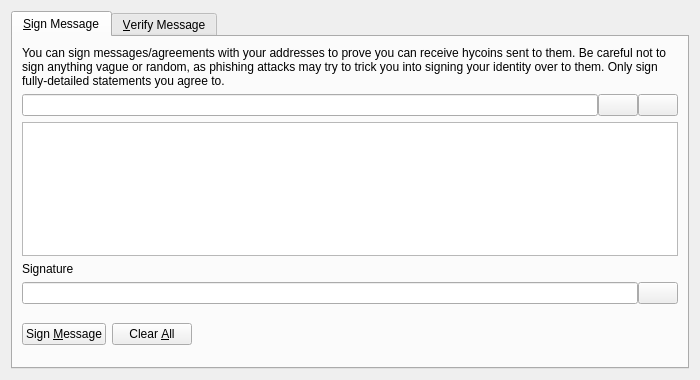
<?xml version="1.0" encoding="UTF-8"?>
<ui version="4.0">
 <class>SignVerifyMessageDialog</class>
 <widget class="QDialog" name="SignVerifyMessageDialog">
  <property name="geometry">
   <rect>
    <x>0</x>
    <y>0</y>
    <width>700</width>
    <height>380</height>
   </rect>
  </property>
  <property name="windowTitle">
   <string>Signatures - Sign / Verify a Message</string>
  </property>
  <property name="modal">
   <bool>true</bool>
  </property>
  <layout class="QVBoxLayout" name="verticalLayout">
   <item>
    <widget class="QTabWidget" name="tabWidget">
     <property name="currentIndex">
      <number>0</number>
     </property>
     <widget class="QWidget" name="tabSignMessage">
      <attribute name="title">
       <string>&amp;Sign Message</string>
      </attribute>
      <layout class="QVBoxLayout" name="verticalLayout_SM">
       <item>
        <widget class="QLabel" name="infoLabel_SM">
         <property name="text">
          <string>You can sign messages/agreements with your addresses to prove you can receive hycoins sent to them. Be careful not to sign anything vague or random, as phishing attacks may try to trick you into signing your identity over to them. Only sign fully-detailed statements you agree to.</string>
         </property>
         <property name="textFormat">
          <enum>Qt::PlainText</enum>
         </property>
         <property name="wordWrap">
          <bool>true</bool>
         </property>
        </widget>
       </item>
       <item>
        <layout class="QHBoxLayout" name="horizontalLayout_1_SM">
         <property name="spacing">
          <number>0</number>
         </property>
         <item>
          <widget class="QValidatedLineEdit" name="addressIn_SM">
           <property name="toolTip">
            <string>The Hycoin address to sign the message with</string>
           </property>
          </widget>
         </item>
         <item>
          <widget class="QPushButton" name="addressBookButton_SM">
           <property name="toolTip">
            <string>Choose previously used address</string>
           </property>
           <property name="text">
            <string/>
           </property>
           <property name="icon">
            <iconset resource="../hycoin.qrc">
             <normaloff>:/icons/address-book</normaloff>:/icons/address-book</iconset>
           </property>
           <property name="shortcut">
            <string>Alt+A</string>
           </property>
           <property name="autoDefault">
            <bool>false</bool>
           </property>
          </widget>
         </item>
         <item>
          <widget class="QPushButton" name="pasteButton_SM">
           <property name="toolTip">
            <string>Paste address from clipboard</string>
           </property>
           <property name="text">
            <string/>
           </property>
           <property name="icon">
            <iconset resource="../hycoin.qrc">
             <normaloff>:/icons/editpaste</normaloff>:/icons/editpaste</iconset>
           </property>
           <property name="shortcut">
            <string>Alt+P</string>
           </property>
           <property name="autoDefault">
            <bool>false</bool>
           </property>
          </widget>
         </item>
        </layout>
       </item>
       <item>
        <widget class="QPlainTextEdit" name="messageIn_SM">
         <property name="toolTip">
          <string>Enter the message you want to sign here</string>
         </property>
        </widget>
       </item>
       <item>
        <widget class="QLabel" name="signatureLabel_SM">
         <property name="text">
          <string>Signature</string>
         </property>
         <property name="textFormat">
          <enum>Qt::PlainText</enum>
         </property>
        </widget>
       </item>
       <item>
        <layout class="QHBoxLayout" name="horizontalLayout_2_SM">
         <property name="spacing">
          <number>0</number>
         </property>
         <item>
          <widget class="QLineEdit" name="signatureOut_SM">
           <property name="font">
            <font>
             <italic>true</italic>
            </font>
           </property>
           <property name="readOnly">
            <bool>true</bool>
           </property>
          </widget>
         </item>
         <item>
          <widget class="QPushButton" name="copySignatureButton_SM">
           <property name="toolTip">
            <string>Copy the current signature to the system clipboard</string>
           </property>
           <property name="text">
            <string/>
           </property>
           <property name="icon">
            <iconset resource="../hycoin.qrc">
             <normaloff>:/icons/editcopy</normaloff>:/icons/editcopy</iconset>
           </property>
           <property name="autoDefault">
            <bool>false</bool>
           </property>
          </widget>
         </item>
        </layout>
       </item>
       <item>
        <layout class="QHBoxLayout" name="horizontalLayout_3_SM">
         <item>
          <widget class="QPushButton" name="signMessageButton_SM">
           <property name="toolTip">
            <string>Sign the message to prove you own this Hycoin address</string>
           </property>
           <property name="text">
            <string>Sign &amp;Message</string>
           </property>
           <property name="icon">
            <iconset resource="../hycoin.qrc">
             <normaloff>:/icons/edit</normaloff>:/icons/edit</iconset>
           </property>
           <property name="autoDefault">
            <bool>false</bool>
           </property>
          </widget>
         </item>
         <item>
          <widget class="QPushButton" name="clearButton_SM">
           <property name="toolTip">
            <string>Reset all sign message fields</string>
           </property>
           <property name="text">
            <string>Clear &amp;All</string>
           </property>
           <property name="icon">
            <iconset resource="../hycoin.qrc">
             <normaloff>:/icons/remove</normaloff>:/icons/remove</iconset>
           </property>
           <property name="autoDefault">
            <bool>false</bool>
           </property>
          </widget>
         </item>
         <item>
          <spacer name="horizontalSpacer_1_SM">
           <property name="orientation">
            <enum>Qt::Horizontal</enum>
           </property>
           <property name="sizeHint" stdset="0">
            <size>
             <width>40</width>
             <height>48</height>
            </size>
           </property>
          </spacer>
         </item>
         <item>
          <widget class="QLabel" name="statusLabel_SM">
           <property name="font">
            <font>
             <weight>75</weight>
             <bold>true</bold>
            </font>
           </property>
           <property name="text">
            <string/>
           </property>
           <property name="wordWrap">
            <bool>true</bool>
           </property>
          </widget>
         </item>
         <item>
          <spacer name="horizontalSpacer_2_SM">
           <property name="orientation">
            <enum>Qt::Horizontal</enum>
           </property>
           <property name="sizeHint" stdset="0">
            <size>
             <width>40</width>
             <height>48</height>
            </size>
           </property>
          </spacer>
         </item>
        </layout>
       </item>
      </layout>
     </widget>
     <widget class="QWidget" name="tabVerifyMessage">
      <attribute name="title">
       <string>&amp;Verify Message</string>
      </attribute>
      <layout class="QVBoxLayout" name="verticalLayout_VM">
       <item>
        <widget class="QLabel" name="infoLabel_VM">
         <property name="text">
          <string>Enter the receiver's address, message (ensure you copy line breaks, spaces, tabs, etc. exactly) and signature below to verify the message. Be careful not to read more into the signature than what is in the signed message itself, to avoid being tricked by a man-in-the-middle attack. Note that this only proves the signing party receives with the address, it cannot prove sendership of any transaction!</string>
         </property>
         <property name="textFormat">
          <enum>Qt::PlainText</enum>
         </property>
         <property name="alignment">
          <set>Qt::AlignLeading|Qt::AlignLeft|Qt::AlignTop</set>
         </property>
         <property name="wordWrap">
          <bool>true</bool>
         </property>
        </widget>
       </item>
       <item>
        <layout class="QHBoxLayout" name="horizontalLayout_1_VM">
         <property name="spacing">
          <number>0</number>
         </property>
         <item>
          <widget class="QValidatedLineEdit" name="addressIn_VM">
           <property name="toolTip">
            <string>The Hycoin address the message was signed with</string>
           </property>
          </widget>
         </item>
         <item>
          <widget class="QPushButton" name="addressBookButton_VM">
           <property name="toolTip">
            <string>Choose previously used address</string>
           </property>
           <property name="text">
            <string/>
           </property>
           <property name="icon">
            <iconset resource="../hycoin.qrc">
             <normaloff>:/icons/address-book</normaloff>:/icons/address-book</iconset>
           </property>
           <property name="shortcut">
            <string>Alt+A</string>
           </property>
           <property name="autoDefault">
            <bool>false</bool>
           </property>
          </widget>
         </item>
        </layout>
       </item>
       <item>
        <widget class="QPlainTextEdit" name="messageIn_VM"/>
       </item>
       <item>
        <widget class="QValidatedLineEdit" name="signatureIn_VM"/>
       </item>
       <item>
        <layout class="QHBoxLayout" name="horizontalLayout_2_VM">
         <item>
          <widget class="QPushButton" name="verifyMessageButton_VM">
           <property name="toolTip">
            <string>Verify the message to ensure it was signed with the specified Hycoin address</string>
           </property>
           <property name="text">
            <string>Verify &amp;Message</string>
           </property>
           <property name="icon">
            <iconset resource="../hycoin.qrc">
             <normaloff>:/icons/transaction_0</normaloff>:/icons/transaction_0</iconset>
           </property>
           <property name="autoDefault">
            <bool>false</bool>
           </property>
          </widget>
         </item>
         <item>
          <widget class="QPushButton" name="clearButton_VM">
           <property name="toolTip">
            <string>Reset all verify message fields</string>
           </property>
           <property name="text">
            <string>Clear &amp;All</string>
           </property>
           <property name="icon">
            <iconset resource="../hycoin.qrc">
             <normaloff>:/icons/remove</normaloff>:/icons/remove</iconset>
           </property>
           <property name="autoDefault">
            <bool>false</bool>
           </property>
          </widget>
         </item>
         <item>
          <spacer name="horizontalSpacer_1_VM">
           <property name="orientation">
            <enum>Qt::Horizontal</enum>
           </property>
           <property name="sizeHint" stdset="0">
            <size>
             <width>40</width>
             <height>48</height>
            </size>
           </property>
          </spacer>
         </item>
         <item>
          <widget class="QLabel" name="statusLabel_VM">
           <property name="font">
            <font>
             <weight>75</weight>
             <bold>true</bold>
            </font>
           </property>
           <property name="text">
            <string/>
           </property>
           <property name="wordWrap">
            <bool>true</bool>
           </property>
          </widget>
         </item>
         <item>
          <spacer name="horizontalSpacer_2_VM">
           <property name="orientation">
            <enum>Qt::Horizontal</enum>
           </property>
           <property name="sizeHint" stdset="0">
            <size>
             <width>40</width>
             <height>48</height>
            </size>
           </property>
          </spacer>
         </item>
        </layout>
       </item>
      </layout>
     </widget>
    </widget>
   </item>
  </layout>
 </widget>
 <customwidgets>
  <customwidget>
   <class>QValidatedLineEdit</class>
   <extends>QLineEdit</extends>
   <header>qvalidatedlineedit.h</header>
  </customwidget>
 </customwidgets>
 <resources>
  <include location="../hycoin.qrc"/>
 </resources>
 <connections/>
</ui>
